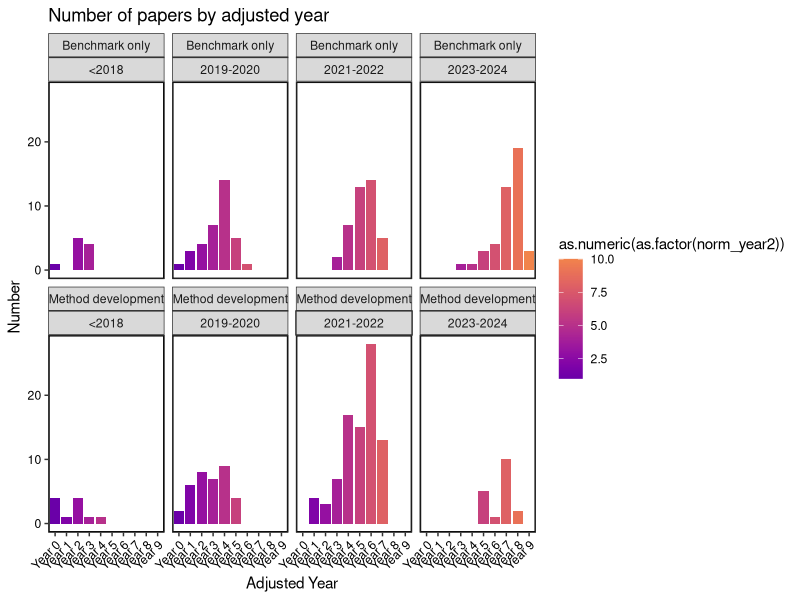

This figure's R source: (Note: this script raises an error after producing the figure.)


library(ggplot2)
library(ggthemes)
library(viridis)
library(readr)
library(scales)

theme_set(theme_bw() +
            theme(panel.grid.major = element_blank(), 
                  panel.grid.minor = element_blank(),
                  panel.background = element_rect(colour = "black", size = 1),
                  axis.text.x = element_text(color = "black", angle = 45, hjust = 1),
                  axis.text.y = element_text(color = "black")))


data <- read_csv("data.csv")



data$Paper.category[data$Paper.category == "New method development paper" ] <- "Method development" 
data$Paper.category[data$Paper.category == "Pure benchmarking paper"] <- "Benchmark only" 

data$Paper.category <- factor( data$Paper.category , levels = c( "Benchmark only" ,
                                                                 "Method development"))


data <- data[ !duplicated(data$PMID), ]


################
# Panel a
##############

data$category_year <- as.character( data$year )
data[ data$category_year  <= 2018 , ]$category_year <- "<2018"
data[ data$category_year  %in% c( 2019, 2020) , ]$category_year <- "2019-2020"
data[ data$category_year  %in% c( 2021, 2022) , ]$category_year <- "2021-2022"
data[ data$category_year  %in% c( 2023, 2024) , ]$category_year <- "2023-2024"


ggplot(data ,   aes(x = norm_year2, fill=as.numeric(as.factor(norm_year2) ))) +
  geom_bar( ) + 
  labs(x = "Adjusted Year", y = "Number",
       title = "Number of papers by adjusted year") + 
  theme(axis.text.x = element_text(angle = 45, vjust = 1, hjust=1))+
  facet_wrap( ~Paper.category+ category_year, ncol = 4)+ 
  scale_fill_viridis(option = "C", begin = 0.2, end = 0.7)



################
# Panel b
##############




column_of_interest <- c( 
  "Methods.compared", 
  "Selection.criteria", 
  
  "Memory.measured", 
  "Max.number.of.cells",
  "Sensitivity.analysis", 
  "Tuning" ,
  
  "Discovery." ,
  "Wet.lab.validation", 
  
  
  "Website", 
  "Data.availability", 
  "Package.availability", 
  "Prior.knowledge"  ,
  
  "Types.of.data"   , 
  "Number.of.experimental.datasets", 
  "Number.of.synthetic.datasets", 
  
  "Diversity.of.experimental.data", 
  
  "Recommendation", 
  "Applicability", 
  "Trade.offs", 
  "Future.directions" ,
  
  "Diversity.of.synthetic.datasets", 
  
  "Speed.measured.", 
  
  "Overall.comparison", 
  
  
  
  "Variability.of.score", 
  
  "Downstream.analysis"  
  
)



df_numeric <- data
df_numeric <- df_numeric[ , -c( which( colnames( df_numeric) == "Timestamp")) ]
df_numeric <- as.data.frame(df_numeric)

df_numeric[ df_numeric  == "No"] <- 0 
df_numeric[ df_numeric  == "Yes"] <- 1

df_numeric[ df_numeric == "Default setting"] <- 0
df_numeric[ df_numeric == "Parameter tuning"] <- 1

df_numeric[ df_numeric  == "Not sure"]  <- 0.5

df_numeric[ df_numeric == "Synthetic data"]  <- 0.5
df_numeric[ df_numeric  == "Experimental data"]  <- 0.5
df_numeric[ df_numeric  == "Both"]  <- 1



data_heatmap <- df_numeric[, c( column_of_interest  ,"PMID" ) ]
data_heatmap  <- as.data.frame(data_heatmap )
data_heatmap[is.na(data_heatmap)] <- 0 

data_heatmap$Number.of.experimental.datasets <-  rescale( log10(data_heatmap$Number.of.experimental.datasets + 1) ) 
data_heatmap$Number.of.synthetic.datasets <-  rescale( log10(data_heatmap$Number.of.synthetic.datasets + 1) )
data_heatmap$Max.number.of.cells <-  rescale( log10(data_heatmap$Max.number.of.cells + 1) ) 
data_heatmap$Methods.compared <- rescale( data_heatmap$Methods.compared )

data_heatmap <- data_heatmap %>%
  dplyr::mutate(across(-PMID, as.numeric))

str(data_heatmap)


data_heatmap <- data_heatmap %>%
  dplyr::group_by(PMID) %>%
  dplyr::summarise(across(everything(), ~ mean(., na.rm = TRUE)))

pmid <- as.vector( data_heatmap[, 1] )
pmid  <- pmid$PMID
data_heatmap <- data_heatmap[, -1]



data_heatmap <- sapply(data_heatmap, as.numeric)
sum_score <- rowSums(  data_heatmap )

meta <- data[ match(pmid, data$PMID), ]
meta <- meta[, c("norm_year2", "Paper.category")]
sum_score <- data.frame( year = meta$norm_year2, score =  sum_score )
sum_score$paper_type <- meta$Paper.category
sum_score$year <- as.numeric(as.factor(sum_score$year)) # need to convert to numeric to fit the regression line 

ggplot(sum_score, aes( y = score  ,  x =  year ,  
                       colour = year))  +
  geom_jitter( alpha = 0.5 , size = 3)   +  geom_smooth( colour = "grey" , alpha = 0.1) + 
  scale_color_viridis(  option = "C", begin = 0.2, end = 0.7 ) + 
  facet_wrap(~paper_type)+  
  scale_x_continuous(breaks= pretty_breaks()) + 
  labs(x = "Adjusted Year", y = "Number",
       title = "Overall score")  




################
# Panel c
##############


df_numeric <- data
# df_numeric_rm_outlier <- df_numeric[ which( df_numeric$Methods.compared < 25), ]
df_numeric    %>% 
  ggplot() +
  aes(x = as.factor(norm_year2) , y = log10(Methods.compared), color = norm_year2) +
  geom_boxplot() +
  labs(x = "Adjusted Year", y = "Number",
       title = "Number of methods", color = "Adjusted Year") +
  facet_wrap(~Paper.category, scales = "free" )+ 
  scale_colour_viridis(discrete = T, option = "C", begin = 0.2, end = 0.7)+ 
  theme(axis.text.x = element_text(angle = 45, vjust = 1, hjust=1)) 




################
# Panel d
##############



df_numeric     %>% 
  ggplot() +
  aes(x = as.factor(norm_year2) , y = Number.of.experimental.datasets , color = norm_year2) +
  geom_boxplot() +
  labs(x = "Adjusted Year", y = "Number",
       title = "Number of experimental datasets", color = "Adjusted Year") +
  facet_wrap(~Paper.category, scales = "free" )+ 
  scale_colour_viridis(discrete = T, option = "C", begin = 0.2, end = 0.7) + scale_y_log10() +
  theme(axis.text.x = element_text(angle = 45, vjust = 1, hjust=1))




################
# Panel e
##############


num_more_method <-  data$Methods.compared -  data$biorxiv_number_method 

num_more_method <- data.frame(num_more_method = num_more_method, 
                              num_in_biorxiv = data$biorxiv_number_method , 
                              num_in_published = data$Methods.compared , 
                              paper_category = data$Paper.category,
                              year = as.numeric(as.factor(data$norm_year2)))

num_more_method <- num_more_method[ !is.na( num_more_method$num_in_biorxiv) ,  ]

# num_more_method <- num_more_method[ num_more_method$num_in_published < 25, ]

ggplot( num_more_method , aes(x =    log(num_in_biorxiv+1) , y =     log(num_in_published +1) ) ) +
  geom_point(aes(colour =  log(num_in_published+1)) , width = 0, height = 0.2,
             size = 3 , 
             alpha = 0.3) + 
  facet_wrap( ~paper_category, scales = "free") + 
  labs(x = "Number of biorxiv", y = "Number in published" )  + 
  geom_abline(intercept = 0, slope = 1, size = 0.5) + scale_colour_continuous( high = "red" , low = "blue") +
  ylim(0, 5 ) + xlim(0, 5)






#calculate proportion of paper that's more

library(tidyr)
result <- num_more_method %>%
  dplyr::group_by(paper_category) %>%
  dplyr::summarize(percentage_increase = mean(num_in_published > num_in_biorxiv, na.rm = TRUE),
                   percentage_same = mean(num_in_published <= num_in_biorxiv, na.rm = TRUE) )

# result 
# 
# paper_category     percentage_increase percentage_same
# <fct>                            <dbl>           <dbl>
# 1 Benchmark only                   0.391           0.609
# 2 Method development               0.494           0.506

